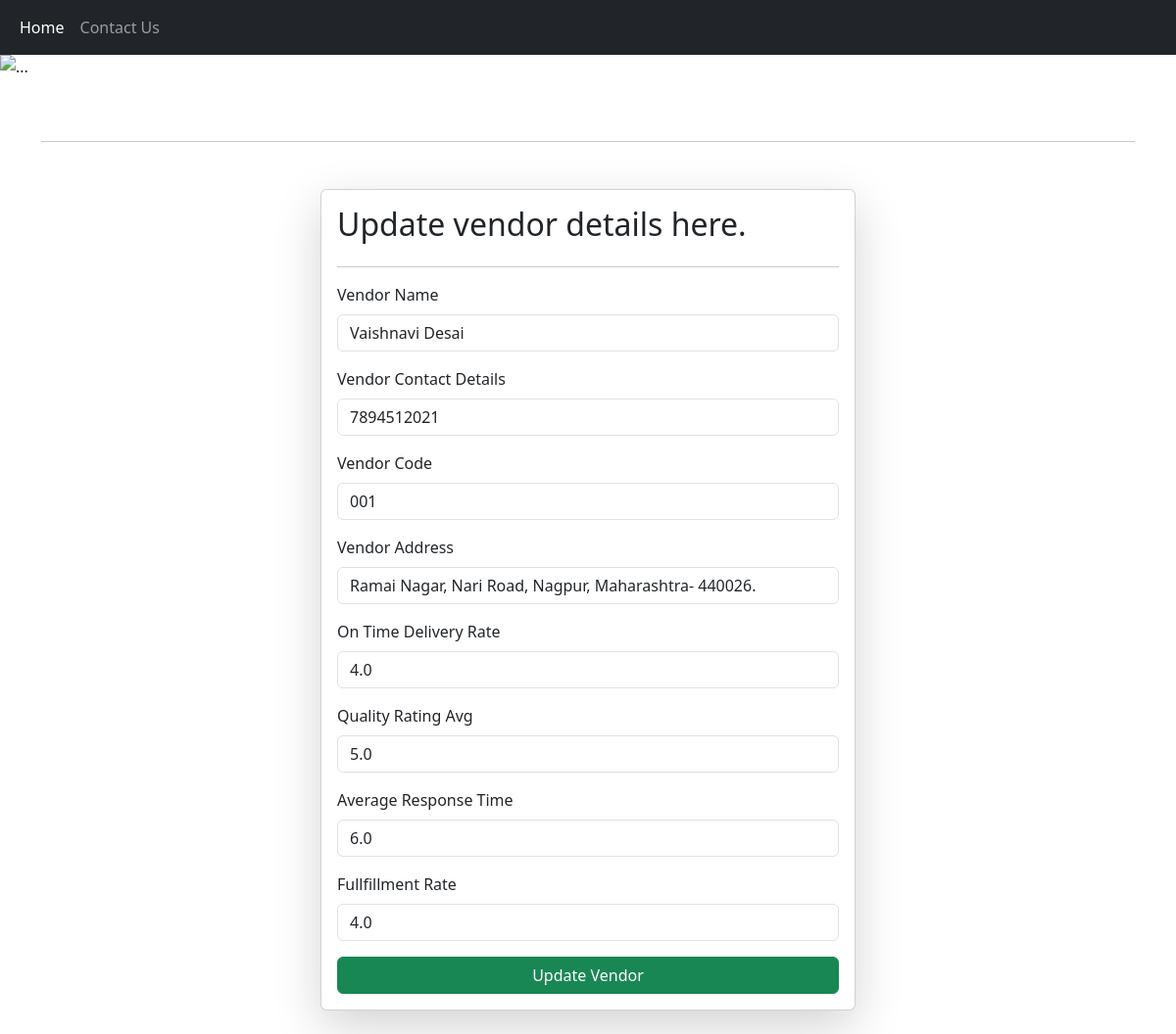
Screenshot of /update-vendor/24/ with the database file from the repository.
### vendors_record/models.py (models this page shows, shortened)
class Vendor(models.Model):
    name = models.CharField(max_length=255)
    contact_details = models.TextField()
    address = models.TextField()
    vendor_code = models.CharField(max_length=20, unique=True)
    on_time_delivery_rate = models.FloatField(null=True, blank=True)
    quality_rating_avg = models.FloatField(null=True, blank=True)
    average_response_time = models.FloatField(null=True, blank=True)
    fulfillment_rate = models.FloatField(null=True, blank=True)

### vendors_record/views.py (the view, shortened to what this page needs)
# urls.py: path('update-vendor/<id>/',update_vendor,name='update_vendor'),
def update_vendor(request, id):
  queryset= Vendor.objects.get(id=id)
  context={'vendors': queryset}
  return render(request,'update_vendors.html', context)

### vendors_record/templates/update_vendors.html (shortened to what this page needs)
<!DOCTYPE html>
<html lang="en">
<head>
    <link href="https://cdn.jsdelivr.net/npm/bootstrap@5.3.2/dist/css/bootstrap.min.css" rel="stylesheet">
</head>
<body>
    <nav class="navbar navbar-expand-lg navbar-dark bg-dark">
      <div class="container-fluid">
        <div class="collapse navbar-collapse" id="navbarSupportedContent">
          <cl class="navbar-nav me-auto mb-2 mb-lg-0">
            <li class="nav-item">
              <a class="nav-link active" aria-current="page" href="/">Home</a>
            </li>
            <li class="nav-item">
              <a class="nav-link" href="/contact">Contact Us</a>
            </li>
          </cl>
        </div>
      </div>
    </nav>
    <div class="container-fluid px-0 mb-3" >
      <img src="https://source.unsplash.com/2000x400/?Office" class="d-block w-100" alt="...">
    </div>
   <form class="mb-4">
    <div class="container mt-5">
   </form>
    <hr>
     <div class="container mt-5">
  <form class="col-6 mx-auto card p-3 shadow-lg" method="post" enctype="multipart/form-data">
      <h2>Update vendor details here.</h2>
      <hr>
      <div class="mb-3">
        <label for="exampleInputEmail1" class="form-label">Vendor Name</label>
        <input name="name" value="{{vendors.name}}" type="text" class="form-control" required>
      </div>
      <div class="mb-3">
        <label for="exampleInputEmail1" class="form-label">Vendor Contact Details</label>
        <input name="contact_details" value="{{vendors.contact_details}}" type="text" class="form-control" required>
      </div>
      <div class="mb-3">
        <label for="exampleInputEmail1" class="form-label">Vendor Code</label>
        <input name="vendor_code" value="{{vendors.vendor_code}}" type="text" class="form-control" required>
      </div>
      <div class="mb-3">
        <label for="exampleInputEmail1" class="form-label">Vendor Address</label>
        <input name="address" value="{{vendors.address}}" type="text" class="form-control" required>
      </div>
      <div class="mb-3">
        <label for="exampleInputEmail1" class="form-label">On Time Delivery Rate</label>
        <input name="on_time_delivery_rate" value="{{vendors.on_time_delivery_rate}}" type="number" class="form-control" required>
      </div>
      <div class="mb-3">
        <label for="exampleInputEmail1" class="form-label">Quality Rating Avg</label>
        <input name="quality_rating_avg" value="{{vendors.quality_rating_avg}}" type="number" class="form-control" required>
      </div>
      <div class="mb-3">
        <label for="exampleInputEmail1" class="form-label">Average Response Time</label>
        <input name="average_response_time" value="{{vendors.average_response_time}}" type="number" class="form-control" required>
      </div>
      <div class="mb-3">
        <label for="exampleInputEmail1" class="form-label">Fullfillment Rate</label>
        <input name="fullfillment_rate" value="{{vendors.fulfillment_rate}}" type="number" class="form-control" required>
      </div>
      <button type="submit" class="btn btn-success">Update Vendor</button>
      </form>

### rows the page displays
Vendor: name "Vaishnavi Desai", contact_details "7894512021", vendor_code "001", address "Ramai Nagar, Nari Road, Nagpur, Maharashtra- 440026.", on_time_delivery_rate "4.0", quality_rating_avg "5.0", average_response_time "6.0", fullfillment_rate "4.0"
